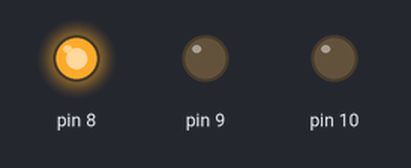
A sketch run on a simulated Arduino Uno, built with avr-gcc and run on an emulated ATmega328P. Shown: output pins drawn as LEDs (lit = HIGH).

Above: at 0.5 s.
At 1.5 s:
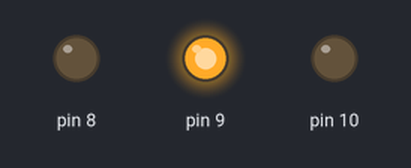
At 5.5 s:
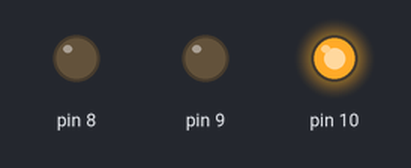
Timing chart, 0 to 6.9 s (numbered marks = the images above):
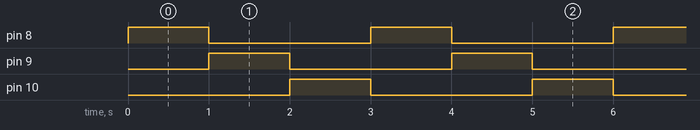

Measured:
- by itself, pin 8–10: alternates HIGH for 1.0 s and LOW for 2.0 s
- by itself, everything shown: repeats every 3.0 s, in 3 steps

The sketch:

led_sirali.ino
```cpp
// generated by mBlock5 for <your product>
// codes make you happy

#include <Arduino.h>
#include <Wire.h>
#include <SoftwareSerial.h>

void _delay(float seconds) {
  long endTime = millis() + seconds * 1000;
  while(millis() < endTime) _loop();
}

void setup() {
  pinMode(8,OUTPUT);
  pinMode(9,OUTPUT);
  pinMode(10,OUTPUT);
  while(1) {
      digitalWrite(8,1);
      _delay(1);
      digitalWrite(8,0);
      digitalWrite(9,1);
      _delay(1);
      digitalWrite(9,0);
      digitalWrite(10,1);
      _delay(1);
      digitalWrite(10,0);

      _loop();
  }

}

void _loop() {
}

void loop() {
  _loop();
}
```
